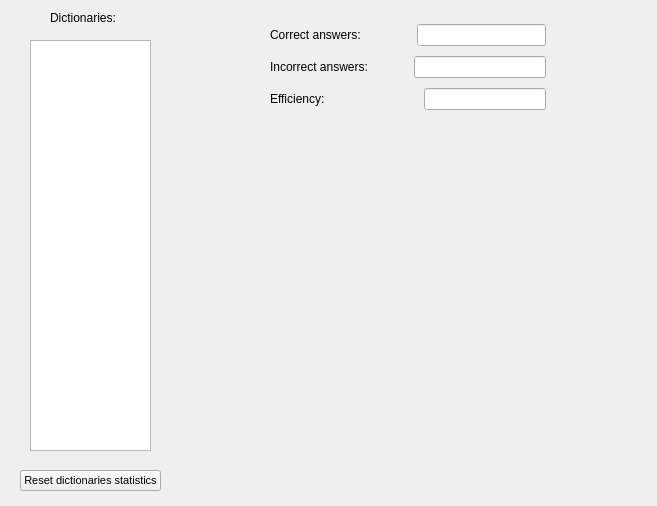
<?xml version="1.0" encoding="UTF-8"?>
<ui version="4.0">
 <class>glossary::gui::view::StatisticsTab</class>
 <widget class="QWidget" name="glossary::gui::view::StatisticsTab">
  <property name="geometry">
   <rect>
    <x>0</x>
    <y>0</y>
    <width>657</width>
    <height>506</height>
   </rect>
  </property>
  <property name="windowTitle">
   <string>Form</string>
  </property>
  <widget class="QListView" name="listOfDictionaries">
   <property name="geometry">
    <rect>
     <x>30</x>
     <y>40</y>
     <width>121</width>
     <height>411</height>
    </rect>
   </property>
  </widget>
  <widget class="QLabel" name="label">
   <property name="geometry">
    <rect>
     <x>50</x>
     <y>10</y>
     <width>91</width>
     <height>16</height>
    </rect>
   </property>
   <property name="text">
    <string>Dictionaries:</string>
   </property>
  </widget>
  <widget class="QWidget" name="verticalLayoutWidget">
   <property name="geometry">
    <rect>
     <x>170</x>
     <y>130</y>
     <width>481</width>
     <height>371</height>
    </rect>
   </property>
   <layout class="QVBoxLayout" name="layoutChartView"/>
  </widget>
  <widget class="QWidget" name="layoutWidget">
   <property name="geometry">
    <rect>
     <x>270</x>
     <y>20</y>
     <width>276</width>
     <height>95</height>
    </rect>
   </property>
   <layout class="QVBoxLayout" name="verticalLayout">
    <item>
     <layout class="QHBoxLayout" name="horizontalLayout">
      <item>
       <widget class="QLabel" name="labelCorrectAnswers">
        <property name="text">
         <string>Correct answers:</string>
        </property>
       </widget>
      </item>
      <item>
       <spacer name="horizontalSpacer">
        <property name="orientation">
         <enum>Qt::Horizontal</enum>
        </property>
        <property name="sizeType">
         <enum>QSizePolicy::Fixed</enum>
        </property>
        <property name="sizeHint" stdset="0">
         <size>
          <width>50</width>
          <height>20</height>
         </size>
        </property>
       </spacer>
      </item>
      <item>
       <widget class="QLineEdit" name="editCorrectAnswers"/>
      </item>
     </layout>
    </item>
    <item>
     <layout class="QHBoxLayout" name="horizontalLayout_2">
      <item>
       <widget class="QLabel" name="labelIncorrectAnswers">
        <property name="text">
         <string>Incorrect answers:</string>
        </property>
       </widget>
      </item>
      <item>
       <spacer name="horizontalSpacer_3">
        <property name="orientation">
         <enum>Qt::Horizontal</enum>
        </property>
        <property name="sizeType">
         <enum>QSizePolicy::Fixed</enum>
        </property>
        <property name="sizeHint" stdset="0">
         <size>
          <width>40</width>
          <height>20</height>
         </size>
        </property>
       </spacer>
      </item>
      <item>
       <widget class="QLineEdit" name="editIncorrectAnswers"/>
      </item>
     </layout>
    </item>
    <item>
     <layout class="QHBoxLayout" name="horizontalLayout_3">
      <item>
       <widget class="QLabel" name="labelEfficiency">
        <property name="text">
         <string>Efficiency:</string>
        </property>
       </widget>
      </item>
      <item>
       <spacer name="horizontalSpacer_2">
        <property name="orientation">
         <enum>Qt::Horizontal</enum>
        </property>
        <property name="sizeType">
         <enum>QSizePolicy::Fixed</enum>
        </property>
        <property name="sizeHint" stdset="0">
         <size>
          <width>93</width>
          <height>20</height>
         </size>
        </property>
       </spacer>
      </item>
      <item>
       <widget class="QLineEdit" name="editEfficiency"/>
      </item>
     </layout>
    </item>
   </layout>
  </widget>
  <widget class="QPushButton" name="buttonResetDictionaries">
   <property name="geometry">
    <rect>
     <x>20</x>
     <y>470</y>
     <width>141</width>
     <height>21</height>
    </rect>
   </property>
   <property name="font">
    <font>
     <pointsize>8</pointsize>
    </font>
   </property>
   <property name="text">
    <string>Reset dictionaries statistics</string>
   </property>
  </widget>
 </widget>
 <resources/>
 <connections/>
</ui>
